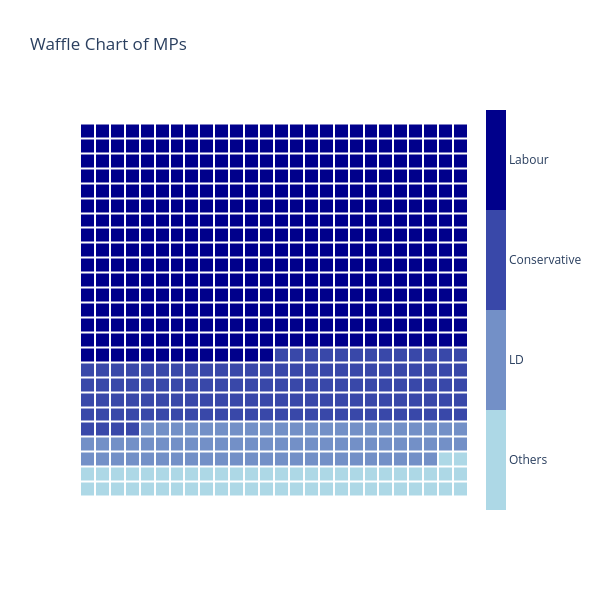

Source (notebook cell):
### Markdown cell above
## Waffle Chart - Example 1

### Code cell
waffle_data = {'Others': 54, 'LD': 72, 'Conservative': 121, 'Labour': 403}
waffle_df = pd.DataFrame(list(waffle_data.items()), columns=['Party', 'Seats'])

fig_waffle = pxx.waffle(df=waffle_df, 
                       categories_col='Party', 
                       values_col='Seats',
                       title='Waffle Chart of MPs',
                        width=600,
                        template='plotly_white'
                       )
fig_waffle.show()

### Figure 1 — Plotly figure (JSON) as saved in the notebook; plotly's stock layout.template omitted (floating-point values rounded to 4 significant figures; data arrays with more than 128 entries replaced by an {"elided": "..."} marker saying what was removed)
{"data": [{"autocolorscale": false, "colorbar": {"outlinecolor": "black", "outlinewidth": 0, "thickness": 20, "ticktext": ["Others", "LD", "Conservative", "Labour"], "tickvals": [0.375, 1.125, 1.875, 2.625]}, "colorscale": [[0, "#add8e6"], [0.25, "#add8e6"], [0.25, "#7390c7"], [0.5, "#7390c7"], [0.5, "#3948a9"], [0.75, "#3948a9"], [0.75, "#00008b"], [1, "#00008b"]], "type": "heatmap", "xgap": 2, "ygap": 2, "z": {"elided": "25x26 int values"}}], "layout": {"height": 600, "title": {"text": "Waffle Chart of MPs"}, "width": 600, "xaxis": {"showgrid": false, "showticklabels": false, "zeroline": false}, "yaxis": {"scaleanchor": "x", "showgrid": false, "showticklabels": false, "zeroline": false}}}
